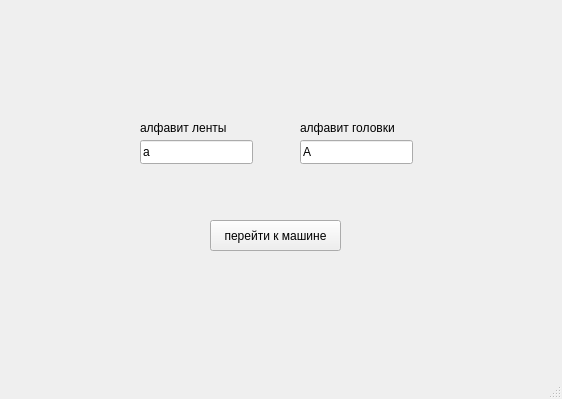
<?xml version="1.0" encoding="UTF-8"?>
<ui version="4.0">
 <class>MainWindow</class>
 <widget class="QMainWindow" name="MainWindow">
  <property name="geometry">
   <rect>
    <x>0</x>
    <y>0</y>
    <width>562</width>
    <height>399</height>
   </rect>
  </property>
  <property name="windowTitle">
   <string>MainWindow</string>
  </property>
  <widget class="QWidget" name="centralwidget">
   <widget class="QPushButton" name="pushButton">
    <property name="geometry">
     <rect>
      <x>210</x>
      <y>220</y>
      <width>131</width>
      <height>31</height>
     </rect>
    </property>
    <property name="text">
     <string>перейти к машине</string>
    </property>
   </widget>
   <widget class="QLineEdit" name="lineEdit">
    <property name="geometry">
     <rect>
      <x>140</x>
      <y>140</y>
      <width>113</width>
      <height>24</height>
     </rect>
    </property>
    <property name="text">
     <string>a</string>
    </property>
   </widget>
   <widget class="QLineEdit" name="lineEdit_2">
    <property name="geometry">
     <rect>
      <x>300</x>
      <y>140</y>
      <width>113</width>
      <height>24</height>
     </rect>
    </property>
    <property name="text">
     <string>A</string>
    </property>
   </widget>
   <widget class="QLabel" name="label">
    <property name="geometry">
     <rect>
      <x>140</x>
      <y>120</y>
      <width>91</width>
      <height>16</height>
     </rect>
    </property>
    <property name="text">
     <string>алфавит ленты</string>
    </property>
   </widget>
   <widget class="QLabel" name="label_2">
    <property name="geometry">
     <rect>
      <x>300</x>
      <y>120</y>
      <width>111</width>
      <height>16</height>
     </rect>
    </property>
    <property name="text">
     <string>алфавит головки</string>
    </property>
   </widget>
  </widget>
  <widget class="QMenuBar" name="menubar">
   <property name="geometry">
    <rect>
     <x>0</x>
     <y>0</y>
     <width>562</width>
     <height>32</height>
    </rect>
   </property>
  </widget>
  <widget class="QStatusBar" name="statusbar"/>
 </widget>
 <resources/>
 <connections/>
</ui>
